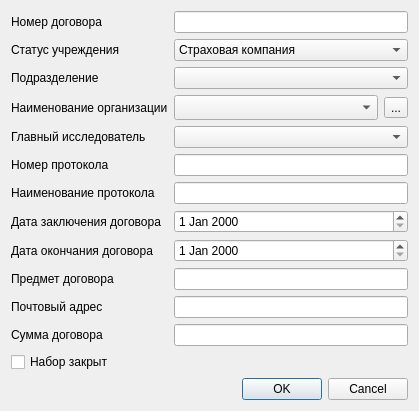
<?xml version="1.0" encoding="UTF-8"?>
<ui version="4.0">
 <class>PaymentSchemeEditor</class>
 <widget class="QDialog" name="PaymentSchemeEditor">
  <property name="geometry">
   <rect>
    <x>0</x>
    <y>0</y>
    <width>400</width>
    <height>383</height>
   </rect>
  </property>
  <property name="windowTitle">
   <string>Протокол</string>
  </property>
  <layout class="QGridLayout" name="gridLayout">
   <item row="8" column="0" colspan="2">
    <widget class="QLabel" name="lblEndDate">
     <property name="text">
      <string>Дата окончания договора</string>
     </property>
     <property name="buddy">
      <cstring>edtEndDate</cstring>
     </property>
    </widget>
   </item>
   <item row="10" column="2">
    <widget class="QLineEdit" name="edtPostAddress"/>
   </item>
   <item row="6" column="2">
    <widget class="QLineEdit" name="edtContractName"/>
   </item>
   <item row="6" column="0">
    <widget class="QLabel" name="lblContractName">
     <property name="text">
      <string>Наименование протокола</string>
     </property>
    </widget>
   </item>
   <item row="13" column="0" colspan="3">
    <widget class="QDialogButtonBox" name="buttonBox">
     <property name="orientation">
      <enum>Qt::Horizontal</enum>
     </property>
     <property name="standardButtons">
      <set>QDialogButtonBox::Cancel|QDialogButtonBox::Ok</set>
     </property>
    </widget>
   </item>
   <item row="9" column="2">
    <widget class="QLineEdit" name="edtSubjectContract"/>
   </item>
   <item row="9" column="0">
    <widget class="QLabel" name="lblSubjectContract">
     <property name="text">
      <string>Предмет договора</string>
     </property>
    </widget>
   </item>
   <item row="1" column="0" colspan="2">
    <widget class="QLabel" name="lblStatus">
     <property name="text">
      <string>Статус учреждения</string>
     </property>
    </widget>
   </item>
   <item row="7" column="2">
    <widget class="CDateEdit" name="edtDate"/>
   </item>
   <item row="5" column="0" colspan="2">
    <widget class="QLabel" name="lblContractNumber">
     <property name="text">
      <string>Номер протокола</string>
     </property>
    </widget>
   </item>
   <item row="4" column="2">
    <widget class="CPersonComboBoxEx" name="cmbPerson"/>
   </item>
   <item row="11" column="0" colspan="2">
    <widget class="QLabel" name="lblContractSum">
     <property name="text">
      <string>Сумма договора</string>
     </property>
    </widget>
   </item>
   <item row="3" column="2">
    <layout class="QHBoxLayout" name="horizontalLayout">
     <item>
      <widget class="COrgComboBox" name="cmbOrgId">
       <property name="enabled">
        <bool>true</bool>
       </property>
       <property name="minimumSize">
        <size>
         <width>200</width>
         <height>25</height>
        </size>
       </property>
      </widget>
     </item>
     <item>
      <widget class="QToolButton" name="btnSelectOrgName">
       <property name="enabled">
        <bool>true</bool>
       </property>
       <property name="text">
        <string>...</string>
       </property>
      </widget>
     </item>
    </layout>
   </item>
   <item row="8" column="2">
    <widget class="CDateEdit" name="edtEndDate"/>
   </item>
   <item row="1" column="2">
    <widget class="QComboBox" name="cmbStatus">
     <property name="minimumSize">
      <size>
       <width>234</width>
       <height>0</height>
      </size>
     </property>
     <item>
      <property name="text">
       <string>Страховая компания</string>
      </property>
     </item>
     <item>
      <property name="text">
       <string>Медицинский центр</string>
      </property>
     </item>
     <item>
      <property name="text">
       <string>Благотворительное общество</string>
      </property>
     </item>
     <item>
      <property name="text">
       <string>Другая организация</string>
      </property>
     </item>
    </widget>
   </item>
   <item row="7" column="0" colspan="2">
    <widget class="QLabel" name="lblDate">
     <property name="text">
      <string>Дата заключения договора</string>
     </property>
     <property name="buddy">
      <cstring>edtDate</cstring>
     </property>
    </widget>
   </item>
   <item row="5" column="2">
    <widget class="QLineEdit" name="edtContractNumber">
     <property name="minimumSize">
      <size>
       <width>234</width>
       <height>0</height>
      </size>
     </property>
    </widget>
   </item>
   <item row="11" column="2">
    <widget class="QLineEdit" name="edtContractSum">
     <property name="minimumSize">
      <size>
       <width>234</width>
       <height>0</height>
      </size>
     </property>
    </widget>
   </item>
   <item row="3" column="0" colspan="2">
    <widget class="QLabel" name="lblOrgName">
     <property name="text">
      <string>Наименование организации</string>
     </property>
    </widget>
   </item>
   <item row="4" column="0" colspan="2">
    <widget class="QLabel" name="lblPerson">
     <property name="text">
      <string>Главный исследователь</string>
     </property>
    </widget>
   </item>
   <item row="10" column="0">
    <widget class="QLabel" name="lblPostAddress">
     <property name="text">
      <string>Почтовый адрес</string>
     </property>
    </widget>
   </item>
   <item row="12" column="0">
    <widget class="QCheckBox" name="chkEnrollment">
     <property name="text">
      <string>Набор закрыт</string>
     </property>
    </widget>
   </item>
   <item row="2" column="0">
    <widget class="QLabel" name="lblOrgStructure">
     <property name="text">
      <string>Подразделение</string>
     </property>
    </widget>
   </item>
   <item row="2" column="2">
    <widget class="COrgStructureComboBox" name="cmbOrgStructure"/>
   </item>
   <item row="0" column="2">
    <widget class="QLineEdit" name="edtNumber"/>
   </item>
   <item row="0" column="0">
    <widget class="QLabel" name="lblNumber">
     <property name="text">
      <string>Номер договора</string>
     </property>
    </widget>
   </item>
  </layout>
 </widget>
 <customwidgets>
  <customwidget>
   <class>CPersonComboBoxEx</class>
   <extends>QComboBox</extends>
   <header>PersonComboBoxEx.h</header>
  </customwidget>
  <customwidget>
   <class>CDateEdit</class>
   <extends>QDateEdit</extends>
   <header>library/DateEdit.h</header>
  </customwidget>
  <customwidget>
   <class>COrgComboBox</class>
   <extends>QComboBox</extends>
   <header>OrgComboBox.h</header>
  </customwidget>
  <customwidget>
   <class>COrgStructureComboBox</class>
   <extends>QComboBox</extends>
   <header>OrgStructComboBoxes.h</header>
  </customwidget>
 </customwidgets>
 <resources/>
 <connections>
  <connection>
   <sender>buttonBox</sender>
   <signal>accepted()</signal>
   <receiver>PaymentSchemeEditor</receiver>
   <slot>accept()</slot>
   <hints>
    <hint type="sourcelabel">
     <x>248</x>
     <y>254</y>
    </hint>
    <hint type="destinationlabel">
     <x>157</x>
     <y>274</y>
    </hint>
   </hints>
  </connection>
  <connection>
   <sender>buttonBox</sender>
   <signal>rejected()</signal>
   <receiver>PaymentSchemeEditor</receiver>
   <slot>reject()</slot>
   <hints>
    <hint type="sourcelabel">
     <x>316</x>
     <y>260</y>
    </hint>
    <hint type="destinationlabel">
     <x>286</x>
     <y>274</y>
    </hint>
   </hints>
  </connection>
 </connections>
</ui>
